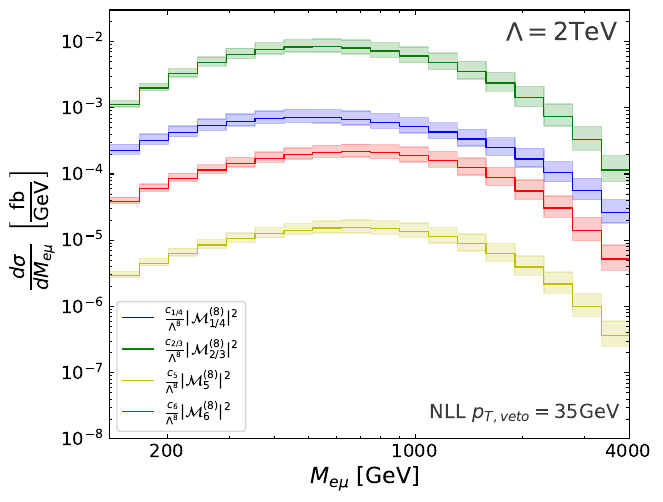

Write the Python code that produced this figure.
import numpy as np
import matplotlib.pyplot as plt
import sys
sys.path.insert(1, '..')

from plot_funcs import round_to_5, array_for_plot


bins=round_to_5(np.logspace(2.1384012462059836, np.log10(4000), 19))
bin_widths=bins[1:]-bins[0:len(bins)-1]
bin_widths18=array_for_plot(bin_widths)



kg2nll_centre=2*array_for_plot(np.load("../Data_numpy_for_figures/14TeV_HLLHC_veto/mll_14TeV_veto35_bsm_gg_OGHsq_nll_qcd_centre.npy"))
kg2nll_min=2*array_for_plot(np.load("../Data_numpy_for_figures/14TeV_HLLHC_veto/mll_14TeV_veto35_bsm_gg_OGHsq_nll_qcd_min.npy"))
kg2nll_max=2*array_for_plot(np.load("../Data_numpy_for_figures/14TeV_HLLHC_veto/mll_14TeV_veto35_bsm_gg_OGHsq_nll_qcd_max.npy"))




k32nll_centre=2*array_for_plot(np.load("../Data_numpy_for_figures/14TeV_HLLHC_veto/mll_14TeV_veto35_bsm_gg_O3sq_nll_qcd_centre.npy"))
k32nll_min=2*array_for_plot(np.load("../Data_numpy_for_figures/14TeV_HLLHC_veto/mll_14TeV_veto35_bsm_gg_O3sq_nll_qcd_min.npy"))
k32nll_max=2*array_for_plot(np.load("../Data_numpy_for_figures/14TeV_HLLHC_veto/mll_14TeV_veto35_bsm_gg_O3sq_nll_qcd_max.npy"))



k42nll_centre=2*array_for_plot(np.load("../Data_numpy_for_figures/14TeV_HLLHC_veto/mll_14TeV_veto35_bsm_gg_O4sq_nll_qcd_centre.npy"))
k42nll_min=2*array_for_plot(np.load("../Data_numpy_for_figures/14TeV_HLLHC_veto/mll_14TeV_veto35_bsm_gg_O4sq_nll_qcd_min.npy"))
k42nll_max=2*array_for_plot(np.load("../Data_numpy_for_figures/14TeV_HLLHC_veto/mll_14TeV_veto35_bsm_gg_O4sq_nll_qcd_max.npy"))



k52nll_centre=2*array_for_plot(np.load("../Data_numpy_for_figures/14TeV_HLLHC_veto/mll_14TeV_veto35_bsm_gg_O5sq_nll_qcd_centre.npy"))
k52nll_min=2*array_for_plot(np.load("../Data_numpy_for_figures/14TeV_HLLHC_veto/mll_14TeV_veto35_bsm_gg_O5sq_nll_qcd_min.npy"))
k52nll_max=2*array_for_plot(np.load("../Data_numpy_for_figures/14TeV_HLLHC_veto/mll_14TeV_veto35_bsm_gg_O5sq_nll_qcd_max.npy"))


k62nll_centre=2*array_for_plot(np.load("../Data_numpy_for_figures/14TeV_HLLHC_veto/mll_14TeV_veto35_bsm_gg_O6sq_nll_qcd_centre.npy"))
k62nll_min=2*array_for_plot(np.load("../Data_numpy_for_figures/14TeV_HLLHC_veto/mll_14TeV_veto35_bsm_gg_O6sq_nll_qcd_min.npy"))
k62nll_max=2*array_for_plot(np.load("../Data_numpy_for_figures/14TeV_HLLHC_veto/mll_14TeV_veto35_bsm_gg_O6sq_nll_qcd_max.npy"))










plt.figure(figsize=(16, 16),dpi=100)
fig, axs = plt.subplots(1, 1, gridspec_kw={'height_ratios': [5]}, sharex=True)


axs.set_ylabel(r"$\frac{d\sigma}{dM_{e\mu}}$ $\left[\frac{\mathrm{fb}}{\mathrm{GeV}}\right]$ ",\
               fontsize=20,color="black")

axs.set_xlabel(r"$M_{e\mu}$ $\left[\mathrm{GeV}\right]$ ",\
               fontsize=16,color="black")

axs.loglog()

bin_centres=(bins[0:len(bins)-1] + bins[1:])/2

bin_centres=np.concatenate((np.array([0]), bin_centres, np.array([5000])))


axs.annotate(r'$\Lambda=2$TeV', (1800, 0.01),\
               fontsize=18,color="#3b3b3b")

#Can add Dimension 6 operators if wanted.
#axs.step(bin_centres, kg2nll_centre/(bin_widths18), color='k', where='mid', label=r'$\frac{c_1}{\Lambda^4}|\mathcal{M}^{(6)}_{GH}|^2$', linewidth=0.9)

#axs.fill_between(bin_centres, kg2nll_min/(bin_widths18), kg2nll_max/(bin_widths18),
#                     color='k', alpha=0.2, step='mid')



#Operator 1 and 4 have the same squared distribution.
axs.step(bin_centres, k42nll_centre/(bin_widths18), color='b', where='mid', label=r'$\frac{c_{1/4}}{\Lambda^8}|\mathcal{M}^{(8)}_{1/4}|^2$', linewidth=0.9)

axs.fill_between(bin_centres, k42nll_min/(bin_widths18), k42nll_max/(bin_widths18),
                     color='b', alpha=0.2, step='mid')


#Operator 2 and 3 have the same squared distribution.
axs.step(bin_centres, k32nll_centre/(bin_widths18), color='g', where='mid', label=r'$\frac{c_{2/3}}{\Lambda^8}|\mathcal{M}^{(8)}_{2/3}|^2$', linewidth=0.9)

axs.fill_between(bin_centres, k32nll_min/(bin_widths18), k32nll_max/(bin_widths18),
                     color='g', alpha=0.2, step='mid')






axs.step(bin_centres, k52nll_centre/(bin_widths18), color='y', where='mid', label=r'$\frac{c_5}{\Lambda^8}|\mathcal{M}^{(8)}_5|^2$', linewidth=0.9)

axs.fill_between(bin_centres, k52nll_min/(bin_widths18), k52nll_max/(bin_widths18),
                     color='y', alpha=0.2, step='mid')



axs.step(bin_centres, k62nll_centre/(bin_widths18), color='r', where='mid', label=r'$\frac{c_6}{\Lambda^8}|\mathcal{M}^{(8)}_6|^2$', linewidth=0.9)

axs.fill_between(bin_centres, k62nll_min/(bin_widths18), k62nll_max/(bin_widths18),
                     color='r', alpha=0.2, step='mid')



axs.annotate(r'NLL $p_{T, veto} = 35$GeV', (1100, 2*10**-8),\
               fontsize=14,color="#3b3b3b")

axs.legend(loc="lower left", fontsize=11, columnspacing=0.8)
axs.set_xlim(137.5312, 4000)
axs.set_ylim(10**-8, 0.03)
axs.tick_params(which="both", labelsize=13, direction='in', right=True, top=True)
axs.set_xticks([200, 1000, 4000])
axs.set_xticklabels([r"$200$", r"$1000$", r"$4000$"])


plt.tight_layout(pad=-0.1)
plt.savefig("figure_8.pdf", bbox_inches='tight')
